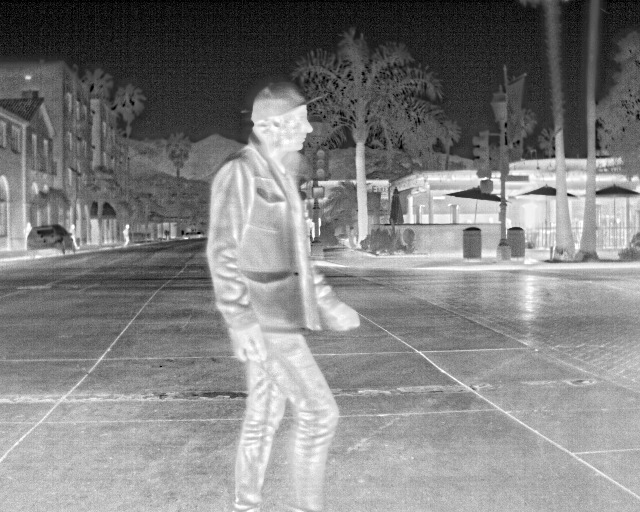
#> input picture Sesiones/Sesion9/images/Img6.jpg, 640 x 512 px
$ jupyter execute Sesion9-1.ipynb   (shell and % lines are left out)
#> lines starting #> are read from the running program, lines starting #| are printed output that depends on the picture
[](https://github.com/semilleroCV/Hands-on-Computer-Vision/tree/main/Sesiones/Sesion9)

[cell 1]
#@title **load required libraries**
import cv2
import numpy as np
import matplotlib.pyplot as plt

[cell 2]
#@title clone our repo to get data 'locally'
%cd Hands-on-Computer-Vision
%cd Sesiones/Sesion9/

# <font color="EB9A54"><center> **Hands-On Sesión 9: Black Bodies 📚🌡️** </center></font>

## <font color='#4C5FDA'> **Contenido**</font>

[**1. Ley de Stefan-Boltzmann**](#tema1)

[**2. Ley de Planck**](#tema2)

[**3. Ley de Desplazamiento de Wein**](#tema3)

[**4. Ley de Kirchoff para la emisividad**](#tema4)

[**5. Introducción a las imágenes térmicas**](#tema5)

# <font color="4C5FDA"> **Ley de Stefan-Boltzmann** </font><a name="tema1"></a>

Cuando hablamos de radiación no podemos omitir la ley de Stefan-Boltzmann, la cual nos describe la cantidad total de radiancia espectral por unidad de superficie de un **cuerpo negro** por unidad de tiempo.

La ley de Stefan-Boltzmann se expresa como:
$$
I = \sigma T^4
$$

Donde $I$ representa la radiancia espectral, $\sigma$ es la constante de Stefan-Boltzmann y por ultimo $T$ que representa la temperatura absoluta medida en grados Kelvin.

[cell 3]
from scipy.constants import sigma as stefan_boltzmann  # Constante de Stefan-Boltzmann
print(f"Constante de Stefan-Boltzmann (σ): {stefan_boltzmann} W/(m²·K⁴)")

[cell 4]
# Calcula la cantidad total de radiancia espectral por unidad de superficie de un cuerpo negro por unidad de tiempo.

ley_stefan_boltmann = lambda T: stefan_boltzmann * T**4 # unidades: (W/m^2)

[cell 5]
temperatura = np.linspace(0, 1500, 500) # unidades: kelvin

# print(temperatura)

intensidad_espectral = ley_stefan_boltmann(temperatura)

# Graficar
plt.figure(figsize=(10, 6))
plt.plot(temperatura, intensidad_espectral, label='Radiancia espectral vs temperatura')

plt.title('Radiancia espectral vs temperatura')
plt.xlabel('Temperatura (K)')
plt.ylabel('Radiancia espectral (W/m²)')
plt.grid(True)
plt.legend()
plt.show()
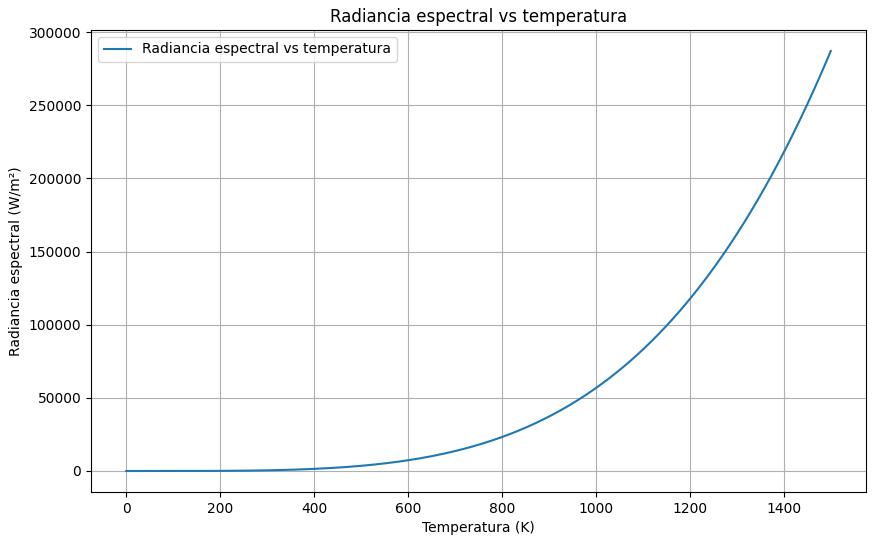
#> figure drawn by matplotlib, 1 panel; curve peaks at x = 1500, y = 287062.7

## <font color="#016008"> **Pasos para obtener la constante de Stefan-Boltzmann** </font>

1. **Integrar la función de Planck**: A la hora de integrar la función debemos hacerlo respecto a la longitud de onda y a lo largo de todo el espectro electromagnetico (De cero a infinito).

$$ I = \int_0^\infty \frac{2h{c}^2}{{\lambda}^5(e^{\frac{hc}{\lambda {k_B} T}}-1)} d\lambda $$

Donde:

- $h$ es la constante de Planck.
- $λ$ es la longitud de onda.
- $c$ es la velocidad de la luz en el vacío.
- $k_B$ es la constante de Boltzmann (es diferente a la constante de Stefan-Boltzmann).
- T es la temperatura del cuerpo negro.

2. **Utilizar la sustitución $ u = \frac{{hc}}{{\lambda k_BT}} $.** La integral que obtenemos a partir de esta sustitución es la siguiente:
$$ I = \frac{2 (k_B T)^4}{h^3c^2} \int_0^\infty \frac{u^3}{e^u -1} du $$

3. **Usar el hecho de que $\int_0^\infty \frac{u^3}{e^u -1} du = \frac{\pi^4}{15}$** (ya alguien lo hizo antes). Si utilizamos el hecho anterior obtendriamos que la potencia irradiada por unidad de area seria la siguiente:
$$ I = \frac{2 (k_B)^4}{h^3c^2} \cdot T^4 \cdot \frac{\pi^4}{15} = \frac{2 (k_B \pi)^4}{15h^3c^2} \cdot T^4 = \sigma T^4$$
Probando así la Ley de Stephan-Boltzmann.

# <font color="4C5FDA"> **Ley de Planck** </font><a name="tema2"></a>
La Ley de Planck describe cómo la cantidad de radiación electromagnética emitida por un cuerpo negro varía con la longitud de onda a una temperatura dada. Se expresa como:

$$ B(\lambda, T) = \frac{2hc^2}{\lambda^5} \cdot \frac{1}{e^{\frac{hc}{\lambda k_B T}} - 1} $$

Donde:

- B(λ,T) es la radiancia espectral a una longitud de onda λ y temperatura T.
- $h$ es la constante de Planck.
- $λ$ es la longitud de onda de la radiación.
- $c$ es la velocidad de la luz en el vacío.
- $k_B$ es la constante de Boltzmann (es diferente a la constante de Stefan-Boltzmann).
- T es la temperatura del cuerpo negro.

[cell 6]
from scipy.constants import h, c, k

# h: Constante de Planck
# c: Velocidad de la luz en el vacío
# k: Constante de Boltzmann

print(f"Constante de Planck (h): {h} J·s")
print(f"Velocidad de la luz (c): {c} m/s")
print(f"Constante de Boltzmann (k): {k} J/K")

[cell 7]
def ley_planck(longitudOnda, temperatura:float):
    """
    Calcula la densidad espectral de energía de la radiación de cuerpo negro
    según la Ley de Planck.

    :param longitudOnda: Longitud de onda en metros.
    :param temperatura: Temperatura absoluta en Kelvin.
    :return: Densidad espectral de energía (W/m² m).
    """

    exponent = (h * c) / (longitudOnda * k * temperatura)

    return (2 * h * c**2) / (longitudOnda**5) * (1 / (np.exp(exponent) - 1))

[cell 8]
# Crear un array de longitudes de onda desde 100 nm hasta 2000 nm
longitudOnda = np.linspace(100e-9, 2000e-9, 200)  # en metros

# Temperatura constante (por ejemplo, similar a la del sol)
temperatura = 5800  # en Kelvin

# Calcular la intensidad para cada longitud de onda
intensidad = ley_planck(longitudOnda, temperatura)

# Graficar la Ley de Planck para una temperatura constante
plt.figure(figsize=(10, 6))
# Se multiplica por 1e9 para convertir la longitud de onda a nm
plt.plot(longitudOnda * 1e9, intensidad, label=f'T={temperatura} K')
plt.title('Ley de Planck para diferentes longitudes de onda a temperatura constante')
plt.xlabel('Longitud de onda (nm)')
plt.ylabel('Radiancia espectral [W/(m²·nm)]')
plt.legend()
plt.grid(True)
plt.show()
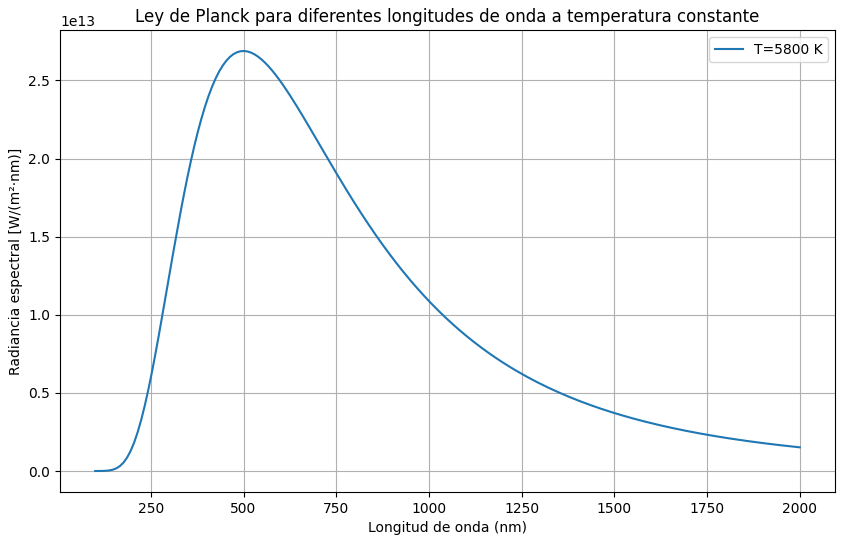
#> figure drawn by matplotlib, 1 panel; curve peaks at x = 501, y = 2.69e+13

## <font color='#ECA702'>**<font color="#FF0000">R</font><font color="#FF7F00">e</font><font color="#FFFF00">t</font><font color="#00FF00">o</font> #<font color="#0000FF">1</font>** 💪</font>

Cambia las longitudes de onda y temperaturas como gustes. ¿Qué pasa con las intensidades en el espectro visible a bajas temperaturas?

**Nota**: Asuma que el espectro visible va desde 350nm hasta 750nm.

[cell 9]
# Crear un array de longitudes de onda
longitudOnda = np.linspace(3.5e-7, 7.5e-7, 10) # en metros

# Crear un array de temperaturas
temperatura = np.linspace(2000, 4000, 10) # en Kelvin

plt.figure(figsize=(10, 6))
plt.title('Ley de Planck para diferentes longitudes de onda en varias temperaturas constantes')
plt.xlabel('Longitud de onda (nm)')
plt.ylabel('Radiancia espectral [W/(m²·nm)]')
plt.grid(True)

for t in temperatura:
  # Calcular la intensidad para cada longitud de onda
  intensidad = ley_planck(longitudOnda, t)
  plt.plot(longitudOnda * 1e9, intensidad, label= f'T={t:.2f} K')

plt.legend()
plt.show()
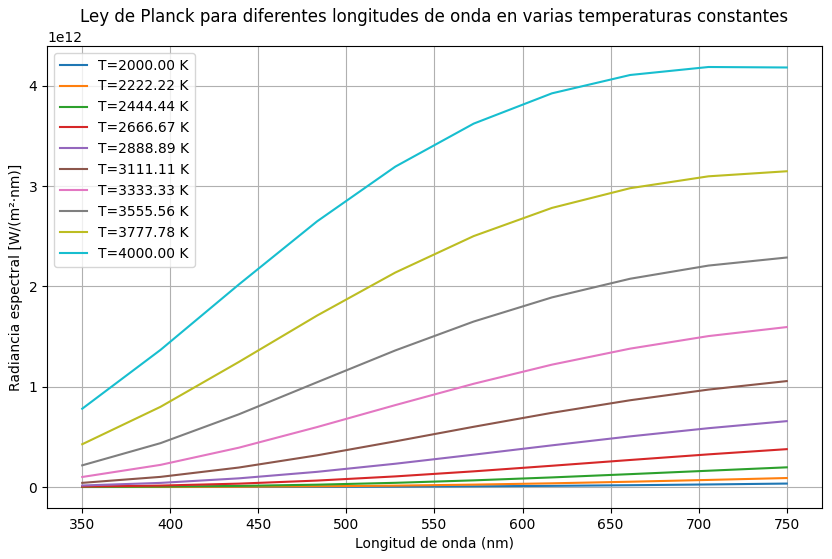
#> figure drawn by matplotlib, 1 panel; curve peaks at x = 750, y = 3.43e+10; curve peaks at x = 750, y = 8.95e+10; curve peaks at x = 750, y = 1.96e+11

# <font color="4C5FDA"> **Ley de Desplazamiento de Wein** </font><a name="tema3"></a>

La ley de Wein describe la relación entre la temperatura de un cuerpo negro y la longitud de onda donde este emite su máxima radiación.

La ley de Wein se describe de la siguiente manera:
$$ \lambda_{max} = \frac{b}{T} $$
Donde $\lambda_{max}$ es la longitud de onda donde el cuerpo negro emite su máxima radiación, $b$ es la constante de Wein y $T$ es la temperatura absoluta en grados Kelvin.

[cell 10]
from scipy.constants import Wien as b
print(f"Constante de Wien: {b} m·K")

[cell 11]
ley_wein = lambda T: b / T # Calcula la longitud de onda donde se presenta la máxima intensidad espectral

## <font color='#ECA702'>**<font color="#FF0000">R</font><font color="#FF7F00">e</font><font color="#FFFF00">t</font><font color="#00FF00">o</font> #<font color="#0000FF">2</font>** 💪</font>

Cambie las longitudes de onda y las temperaturas a placer. Esta vez, con la intensión de probar la ley de Wien.

**Nota**: Para hacer esto debemos guardar la intensidad maxima en un vector, y luego usando la función inmediatamente anterior para generar los valores de lambda donde se encuentran.

[cell 12]
n = 10
# Crear un array de longitudes de onda
longitudOnda = np.linspace(3.5e-7, 14.5e-7, n) # en metros

# Crear un array de temperaturas
temperatura = np.linspace(2000, 4000, n) # en Kelvin

# Vector que guardará los maximos de intensidad
max_intensidad = []

plt.figure(figsize=(10, 6))
plt.title('Ley de Planck para diferentes longitudes de onda en varias temperaturas constantes')
plt.xlabel('Longitud de onda (nm)')
plt.ylabel('Irradiancia [W/(m²·nm)]')
plt.grid(True)

for t in temperatura:
  # Calcular la intensidad para cada longitud de onda
  intensidad = ley_planck(longitudOnda, t)
  max_intensidad.append(intensidad.max()) #Guardar los máximos de intensidad
  plt.plot(longitudOnda*1e9, intensidad, label= f'T={t:.2f} K')

lambda_max = ley_wein(temperatura)
plt.plot(lambda_max*1e9, max_intensidad, label= f'Ley de Wein', marker='o')
plt.legend()
plt.show()
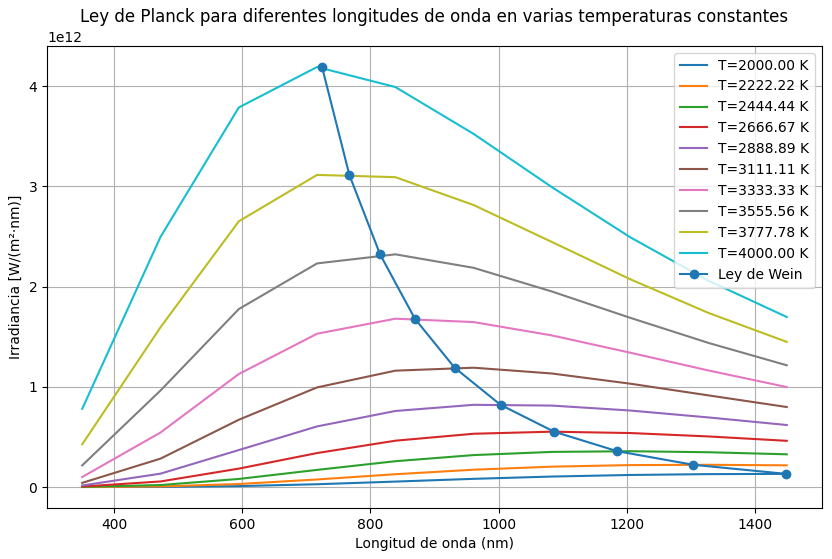
#> figure drawn by matplotlib, 1 panel; curve peaks at x = 1450, y = 1.31e+11; curve peaks at x = 1327.8, y = 2.22e+11; curve peaks at x = 1205.6, y = 3.57e+11

## <font color="#016008"> **Pasos para derivar la Ley de Wien** </font>

1. **Maximizar la función de Planck**:
   Para encontrar el pico de la función de Planck $ B(\lambda, T) = \frac{2hc^2}{\lambda^5} \cdot \frac{1}{e^{\frac{hc}{\lambda k_B T}} - 1} $, derivamos $ B(\lambda, T) $ con respecto a $ \lambda $ y luego igualamos a cero para encontrar los puntos críticos.

2. **Derivada de la función de Planck**:
   La derivada de la función de Planck con respecto a $ \lambda $ es complicada, pero al realizar la derivación y simplificación obtenemos:

   $$ \frac{dB(\lambda, T)}{d\lambda} = \frac{2hc^2}{\lambda^6} \left( \frac{ \frac{hc}{\lambda k_B T}e^{\frac{hc}{\lambda k_B T}}-5(e^{\frac{hc}{\lambda k_B T}}-1)}{(e^{\frac{hc}{\lambda k_B T}}-1)^2}\right)  $$

3. **Igualar la derivada a cero para encontrar el máximo**:
   Al igual la derivada a cero obtenemos la siguiente expresión:

   $$ \frac{hc}{\lambda k_BT} \cdot \frac{e^{\frac{hc}{\lambda k_BT}}}{e^{\frac{hc}{\lambda k_BT}}-1} - 5 = 0 $$

4. **Realizamos un cambio de variable y resolvemos numericamente la ecuación**:
   A modo de poder resolver la ecuación de manera numerica realizamos un cambio de varaible $ u = \frac{hc}{\lambda k_B T}$ obteniendo así la siguiente expresión:

   $$ u \cdot \frac{e^u}{e^u-1} - 5 = 0 $$

   Alguien ya lo hizo antes y le dió u = 4.9651

5. **Nos devolvemos**:
   Una vez obtenido el valor de $u$ despejamos $\lambda$ que en este caso serían $\lambda_{max} $ y con eso obtendriamos la siguiente expresión.
   $$\lambda_{max}  = \frac{hc}{k_BTu} = \frac{2897.8}{T} \mu m K$$

  Probando así la Ley de Wein.

# <font color="4C5FDA"> **Ley de Kirchoff para la emisividad** </font><a name="tema4"></a>

La Ley de Kirchoff establece que la **emisividad** de un material a cierta temperatura y en cierta **longitud de onda $\lambda$** será igual a la **absorptividad** de este cuando se encuentre en equilibrio térmico.
$$ \epsilon(\lambda, T) = \alpha(\lambda, T)$$
La **emisividad $\epsilon$** es la radiación emitida por una superficie comparada con la radiación emitida por un cuerpo negro. La **absorptividad $\alpha$** es la radiación absorbida por una superficie comparada con la radiación absorbida por un cuerpo negro. Cabe aclarar que los cuerpos de la vida real no solo **absorben** y **emiten** radiación; algunos también la **transmiten**, como es el caso de materiales transparentes.

<p align="center">


</p>

En cambio, los vidrios **transmiten** muy poca radiación en el infrarrojo porque la **absorben**, **emitiendo** así muy poca radiación (por eso las gafas se ven 'oscuras').

# <font color="4C5FDA"> **Introducción a las imágenes térmicas** </font><a name="tema5"></a>

- Todos los objetos emiten radiación termica.
- Una cámara infrarroja detecta y captura la energía infrarroja de los objetos. La cámara convierte la energía infrarroja en una imagen visible y detecta el calor de la superficie que observa.

## **¿Qué es una imagen infrarroja o termica?**
Una imagen infrarroja es una imagen que se formó captando luz que poseía una longitud de onda entre [760 nm - 1.000.000 nm].

<div align=center></div>

## **¿Qué es NIR, SWIR, MWIR, LWIR, y FIR?**
- **NIR (Near Infrared)** Luz que posee una longitud de onda entre 780 nm - 1000 nm.

- **SWIR (Short Wave Infrared)** Luz que posee una longitud de onda entre 1000 nm - 3000 nm.

- **MWIR (Mid Wave Infrared)** Luz que posee una longitud de onda entre 3000 nm - 8000 nm.

- **LWIR (Long Wave Infrared)** Luz que posee una longitud de onda entre 8000 nm - 14000 nm.

- **FIR (Far Infrared)** Luz que posee una longitud de onda entre 14000 nm - 1.000.000 nm.

## <font color='#ECA702'>**<font color="#FF0000">R</font><font color="#FF7F00">e</font><font color="#FFFF00">t</font><font color="#00FF00">o</font> #<font color="#0000FF">3</font>** 💪</font>

Carga la imagen infrarroja que quieras o usa una de las disponibles y saca tus conclusiones.

[cell 13]
gray_image = cv2.imread("images/Img6.jpg", cv2.IMREAD_GRAYSCALE)
#> gray_image is the input picture: shape (512, 640); min 0, max 255, mean 129

[cell 14]
plt.imshow(gray_image, cmap='gray')
plt.show()

Las imágenes térmicas son medidas fuera del espectro visible por lo tanto, si queremos representarlas tenemos que 'colorearlas'.

[cell 15]
plt.figure(figsize=(15, 5))

plt.subplot(141)
plt.imshow(gray_image, cmap='gray')
plt.title('Grayscale')
plt.axis('off')

plt.subplot(142)
plt.imshow(gray_image, cmap='jet')
plt.title('Jet Colormap')
plt.axis('off')

plt.subplot(143)
plt.imshow(gray_image, cmap='viridis')
plt.title('Viridis Colormap')
plt.axis('off')

plt.subplot(144)
plt.imshow(gray_image, cmap='inferno')
plt.title('Inferno Colormap')
plt.axis('off')

plt.show()
